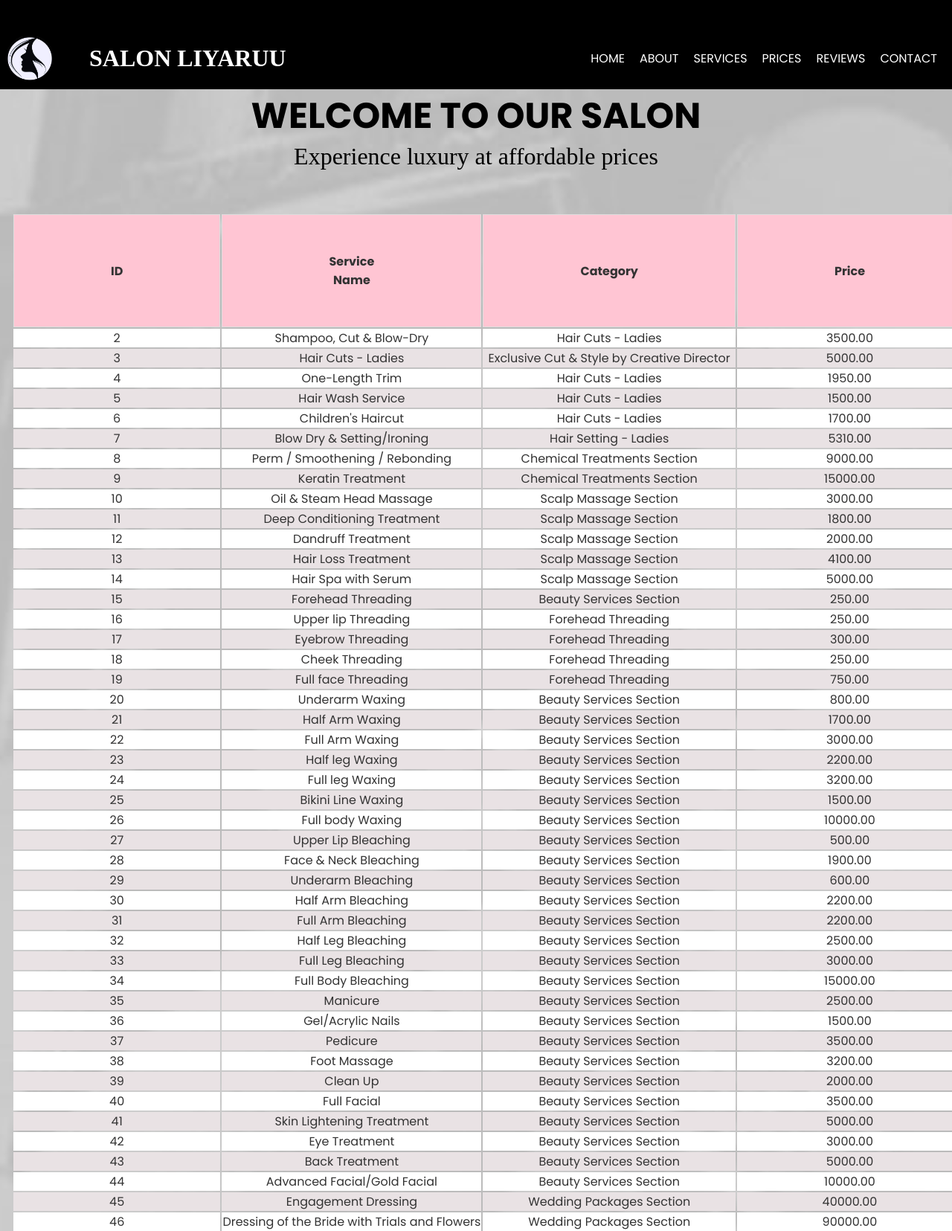
The app's page /prices.php (upper part) with its own data.
### tables this page shows
CREATE TABLE `prices` (
  `id` int(11) NOT NULL,
  `service_name` varchar(255) NOT NULL,
  `category` varchar(255) NOT NULL,
  `price` decimal(10,2) NOT NULL
);

### prices.php (the view, shortened to what this page needs)
<?php
include("connection.php");
$sql="SELECT id,service_name,category,price FROM prices";
$result=$conn->query($sql);
?>
<!DOCTYPE html>
<html lang="en">
<head>
    <link rel="stylesheet" href="price.css">
    <link href="https://cdnjs.cloudflare.com/ajax/libs/font-awesome/4.7.0/css/font-awesome.min.css" rel="stylesheet">
</head>
<body>
     <header>
        <img src="logo.jpg" alt="Salon Liyaruu Logo" class="logo">
        <h1>SALON LIYARUU</h1>
        <nav>
            <ul>
                <li><a href="home.php">HOME</a></li>
                <li><a href="about.php">ABOUT</a></li>
                <li class="dropdown">
                    <a href="javascript:void(0)" class="dropbtn" onclick="toggleDropdown()">SERVICES</a>
                </li>
                <li><a href="prices.php">PRICES</a></li>
                <li><a href="review.php">REVIEWS</a></li>
                <li><a href="Contect.php">CONTACT</a></li>
            </ul>
        </nav>
    </header>
    <div class="description">
            <h1>WELCOME TO OUR SALON</h1>
            <p>Experience luxury at affordable prices</p>
        </div>
    <div class="price_list">
        <table>
            <thead>
                <tr>
                    <th>ID</th>
                    <th>Service Name</th>
                    <th>Category</th>
                    <th>Price</th>
                </tr>
            </thead>
            <tbody>
                <?php
                if($result->num_rows>0){
                    while($row=$result->fetch_assoc()){
                        echo"<tr>";
                        echo"<td>".$row['id']."</td>";
                        echo"<td>".$row['service_name']."</td>";
                        echo"<td>".$row['category']."</td>";
                        echo"<td>".$row['price']."</td>";
                        echo"</tr>";
                    }
                }
                else{
                    echo"no users found";
                }
                ?>
                </table>
            </div>
            </body>
            </html>

### price.css (style rules this page uses)
* { margin: 0; padding: 0; box-sizing: border-box; }
body { font-family: 'Strait', sans-serif; color: #000000; font-size: 1rem; background-image: url("bgservices.jpg"); background-size: cover; background-attachment: fixed; background-position: center; background-repeat: no-repeat; width: 100%; min-height: 100vh; display: flex; flex-direction: column; }
header { background-color: #000000; display: flex; align-items: center; justify-content: space-between; color: #ffffff; padding: 10px 10px; flex-wrap: wrap; height: 120px; }
header h1 { font-family:Georgia; font-size: 2rem; font-weight: bold; margin: 50px; color: #ffffff; }
.logo { width: 60px; height: 60px; }
nav { margin-left: auto; }
nav ul { list-style: none; display: flex; flex-wrap: wrap; margin: 0; padding: 0; }
nav a { text-decoration: none; color: #ffffff; font-family: 'Poppins', sans-serif; font-size: 1rem; padding: 10px; transition: background-color 0.3s ease, color 0.3s ease; }
.dropdown { position: relative; }
.description { height:150px; text-align: center; margin-top: auto; }
.description p { font-size: 2rem; font-family: strait; margin-top: auto; }
.description h1 { font-size: 3rem; font-family: 'Poppins', sans-serif; }
h1 { margin: 0; font-size: 24px; }
.price_list { width:100%; margin: 16px; border-collapse: collapse; box-sizing: border-box; font-family: 'Poppins', sans-serif; align-content: center; }
.price_list th, .price-table td { padding: 50px 130px; text-align: left; border: 1px solid #ddd; }
.price_list th { background-color: #FFC5D3; color: #333; text-align: center; }
.price_list tr:nth-child(even) { background-color: #e9e2e4; color: #333; text-align: center; }
.price_list tr:nth-child(odd) { background-color: #ffffff; color: #333; text-align: center; }

### records on screen
prices: id "2", service_name "Shampoo, Cut & Blow-Dry", category "Hair Cuts - Ladies", price "3500.00"
prices: id "3", service_name "Hair Cuts - Ladies", category "Exclusive Cut & Style by Creative Director", price "5000.00"
prices: id "4", service_name "One-Length Trim", category "Hair Cuts - Ladies", price "1950.00"
prices: id "5", service_name "Hair Wash Service", category "Hair Cuts - Ladies", price "1500.00"
prices: id "6", service_name "Children's Haircut", category "Hair Cuts - Ladies", price "1700.00"
prices: id "7", service_name "Blow Dry & Setting/Ironing", category "Hair Setting - Ladies", price "5310.00"
prices: id "8", service_name "Perm / Smoothening / Rebonding", category "Chemical Treatments Section", price "9000.00"
prices: id "9", service_name "Keratin Treatment", category "Chemical Treatments Section", price "15000.00"
prices: id "10", service_name "Oil & Steam Head Massage", category "Scalp Massage Section", price "3000.00"
prices: id "11", service_name "Deep Conditioning Treatment", category "Scalp Massage Section", price "1800.00"
prices: id "12", service_name "Dandruff Treatment", category "Scalp Massage Section", price "2000.00"
prices: id "13", service_name "Hair Loss Treatment", category "Scalp Massage Section", price "4100.00"
prices: id "14", service_name "Hair Spa with Serum", category "Scalp Massage Section", price "5000.00"
prices: id "15", service_name "Forehead Threading", category "Beauty Services Section", price "250.00"
prices: id "16", service_name "Upper lip Threading", category "Forehead Threading", price "250.00"
prices: id "17", service_name "Eyebrow Threading", category "Forehead Threading", price "300.00"
prices: id "18", service_name "Cheek Threading", category "Forehead Threading", price "250.00"
prices: id "19", service_name "Full face Threading", category "Forehead Threading", price "750.00"
prices: id "20", service_name "Underarm Waxing", category "Beauty Services Section", price "800.00"
prices: id "21", service_name "Half Arm Waxing", category "Beauty Services Section", price "1700.00"
prices: id "22", service_name "Full Arm Waxing", category "Beauty Services Section", price "3000.00"
prices: id "23", service_name "Half leg Waxing", category "Beauty Services Section", price "2200.00"
prices: id "24", service_name "Full leg Waxing", category "Beauty Services Section", price "3200.00"
prices: id "25", service_name "Bikini Line Waxing", category "Beauty Services Section", price "1500.00"
prices: id "26", service_name "Full body Waxing", category "Beauty Services Section", price "10000.00"
prices: id "27", service_name "Upper Lip Bleaching", category "Beauty Services Section", price "500.00"
prices: id "28", service_name "Face & Neck Bleaching", category "Beauty Services Section", price "1900.00"
prices: id "29", service_name "Underarm Bleaching", category "Beauty Services Section", price "600.00"
prices: id "30", service_name "Half Arm Bleaching", category "Beauty Services Section", price "2200.00"
prices: id "31", service_name "Full Arm Bleaching", category "Beauty Services Section", price "2200.00"
prices: id "32", service_name "Half Leg Bleaching", category "Beauty Services Section", price "2500.00"
prices: id "33", service_name "Full Leg Bleaching", category "Beauty Services Section", price "3000.00"
prices: id "34", service_name "Full Body Bleaching", category "Beauty Services Section", price "15000.00"
prices: id "35", service_name "Manicure", category "Beauty Services Section", price "2500.00"
prices: id "36", service_name "Gel/Acrylic Nails", category "Beauty Services Section", price "1500.00"
prices: id "37", service_name "Pedicure", category "Beauty Services Section", price "3500.00"
prices: id "38", service_name "Foot Massage", category "Beauty Services Section", price "3200.00"
prices: id "39", service_name "Clean Up", category "Beauty Services Section", price "2000.00"
prices: id "40", service_name "Full Facial", category "Beauty Services Section", price "3500.00"
prices: id "41", service_name "Skin Lightening Treatment", category "Beauty Services Section", price "5000.00"
prices: id "42", service_name "Eye Treatment", category "Beauty Services Section", price "3000.00"
prices: id "43", service_name "Back Treatment", category "Beauty Services Section", price "5000.00"
prices: id "44", service_name "Advanced Facial/Gold Facial", category "Beauty Services Section", price "10000.00"
prices: id "45", service_name "Engagement Dressing", category "Wedding Packages Section", price "40000.00"
prices: id "46", service_name "Dressing of the Bride with Trials and Flowers", category "Wedding Packages Section", price "90000.00"
